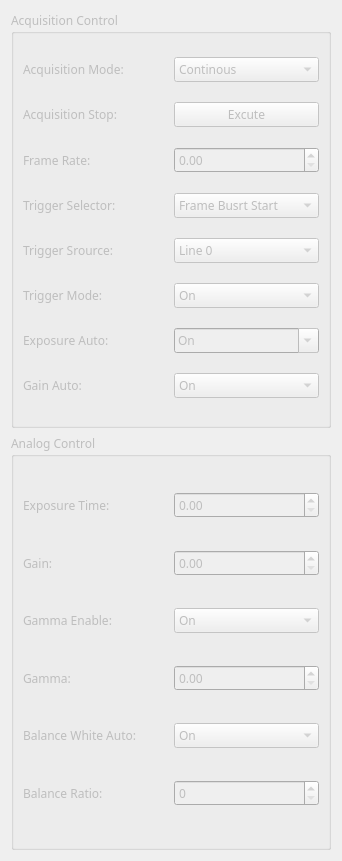
           <widget class="QWidget" name="scrollAreaWidgetContents_6">
            <property name="geometry">
             <rect>
              <x>0</x>
              <y>0</y>
              <width>342</width>
              <height>861</height>
             </rect>
            </property>
            <layout class="QVBoxLayout" name="verticalLayout_3">
             <item>
              <widget class="QGroupBox" name="groupBox_acquisition_control">
               <property name="enabled">
                <bool>false</bool>
               </property>
               <property name="minimumSize">
                <size>
                 <width>200</width>
                 <height>0</height>
                </size>
               </property>
               <property name="font">
                <font>
                 <family>Microsoft YaHei</family>
                 <pointsize>9</pointsize>
                </font>
               </property>
               <property name="title">
                <string>Acquisition Control</string>
               </property>
               <layout class="QGridLayout" name="gridLayout_10">
                <item row="2" column="0">
                 <widget class="QLabel" name="label_30">
                  <property name="font">
                   <font>
                    <family>Microsoft YaHei</family>
                    <pointsize>9</pointsize>
                   </font>
                  </property>
                  <property name="text">
                   <string>Frame Rate:</string>
                  </property>
                 </widget>
                </item>
                <item row="4" column="1">
                 <widget class="QComboBox" name="comboBox_11">
                  <property name="font">
                   <font>
                    <family>Microsoft YaHei</family>
                    <pointsize>9</pointsize>
                   </font>
                  </property>
                  <item>
                   <property name="text">
                    <string>Line 0</string>
                   </property>
                  </item>
                 </widget>
                </item>
                <item row="7" column="0">
                 <widget class="QLabel" name="label_35">
                  <property name="font">
                   <font>
                    <family>Microsoft YaHei</family>
                    <pointsize>9</pointsize>
                   </font>
                  </property>
                  <property name="text">
                   <string>Gain Auto:</string>
                  </property>
                 </widget>
                </item>
                <item row="0" column="0">
                 <widget class="QLabel" name="label_28">
                  <property name="font">
                   <font>
                    <family>Microsoft YaHei</family>
                    <pointsize>9</pointsize>
                   </font>
                  </property>
                  <property name="text">
                   <string>Acquisition Mode:</string>
                  </property>
                 </widget>
                </item>
                <item row="1" column="0">
                 <widget class="QLabel" name="label_29">
                  <property name="font">
                   <font>
                    <family>Microsoft YaHei</family>
                    <pointsize>9</pointsize>
                   </font>
                  </property>
                  <property name="text">
                   <string>Acquisition Stop:</string>
                  </property>
                 </widget>
                </item>
                <item row="4" column="0">
                 <widget class="QLabel" name="label_32">
                  <property name="font">
                   <font>
                    <family>Microsoft YaHei</family>
                    <pointsize>9</pointsize>
                   </font>
                  </property>
                  <property name="text">
                   <string>Trigger Srource:</string>
                  </property>
                 </widget>
                </item>
                <item row="6" column="1">
                 <widget class="QComboBox" name="comboBox_exposure_auto">
                  <property name="font">
                   <font>
                    <family>Microsoft YaHei</family>
                    <pointsize>9</pointsize>
                   </font>
                  </property>
                  <property name="editable">
                   <bool>true</bool>
                  </property>
                  <item>
                   <property name="text">
                    <string>On</string>
                   </property>
                  </item>
                  <item>
                   <property name="text">
                    <string>Off</string>
                   </property>
                  </item>
                 </widget>
                </item>
                <item row="3" column="0">
                 <widget class="QLabel" name="label_31">
                  <property name="font">
                   <font>
                    <family>Microsoft YaHei</family>
                    <pointsize>9</pointsize>
                   </font>
                  </property>
                  <property name="text">
                   <string>Trigger Selector:</string>
                  </property>
                 </widget>
                </item>
                <item row="3" column="1">
                 <widget class="QComboBox" name="comboBox_10">
                  <property name="font">
                   <font>
                    <family>Microsoft YaHei</family>
                    <pointsize>9</pointsize>
                   </font>
                  </property>
                  <item>
                   <property name="text">
                    <string>Frame Busrt Start</string>
                   </property>
                  </item>
                 </widget>
                </item>
                <item row="6" column="0">
                 <widget class="QLabel" name="label_34">
                  <property name="font">
                   <font>
                    <family>Microsoft YaHei</family>
                    <pointsize>9</pointsize>
                   </font>
                  </property>
                  <property name="text">
                   <string>Exposure Auto:</string>
                  </property>
                 </widget>
                </item>
                <item row="7" column="1">
                 <widget class="QComboBox" name="comboBox_gain_auto">
                  <property name="font">
                   <font>
                    <family>Microsoft YaHei</family>
                    <pointsize>9</pointsize>
                   </font>
                  </property>
                  <item>
                   <property name="text">
                    <string>On</string>
                   </property>
                  </item>
                  <item>
                   <property name="text">
                    <string>Off</string>
                   </property>
                  </item>
                 </widget>
                </item>
                <item row="0" column="1">
                 <widget class="QComboBox" name="comboBox_9">
                  <property name="font">
                   <font>
                    <family>Microsoft YaHei</family>
                    <pointsize>9</pointsize>
                   </font>
                  </property>
                  <item>
                   <property name="text">
                    <string>Continous</string>
                   </property>
                  </item>
                  <item>
                   <property name="text">
                    <string>SingleFramer</string>
                   </property>
                  </item>
                 </widget>
                </item>
                <item row="5" column="0">
                 <widget class="QLabel" name="label_33">
                  <property name="font">
                   <font>
                    <family>Microsoft YaHei</family>
                    <pointsize>9</pointsize>
                   </font>
                  </property>
                  <property name="text">
                   <string>Trigger Mode:</string>
                  </property>
                 </widget>
                </item>
                <item row="1" column="1">
                 <widget class="QPushButton" name="pushButton_12">
                  <property name="font">
                   <font>
                    <family>Microsoft YaHei</family>
                    <pointsize>9</pointsize>
                   </font>
                  </property>
                  <property name="text">
                   <string>Excute</string>
                  </property>
                 </widget>
                </item>
                <item row="5" column="1">
                 <widget class="QComboBox" name="comboBox_12">
                  <property name="font">
                   <font>
                    <family>Microsoft YaHei</family>
                    <pointsize>9</pointsize>
                   </font>
                  </property>
                  <item>
                   <property name="text">
                    <string>On</string>
                   </property>
                  </item>
                  <item>
                   <property name="text">
                    <string>Off</string>
                   </property>
                  </item>
                 </widget>
                </item>
                <item row="2" column="1">
                 <widget class="QDoubleSpinBox" name="doubleSpinBox_FrameRate">
                  <property name="font">
                   <font>
                    <family>Microsoft YaHei</family>
                    <pointsize>9</pointsize>
                   </font>
                  </property>
                  <property name="maximum">
                   <double>1000000.000000000000000</double>
                  </property>
                 </widget>
                </item>
               </layout>
              </widget>
             </item>
             <item>
              <widget class="QGroupBox" name="groupBox_analog_control">
               <property name="enabled">
                <bool>false</bool>
               </property>
               <property name="minimumSize">
                <size>
                 <width>200</width>
                 <height>0</height>
                </size>
               </property>
               <property name="font">
                <font>
                 <family>Microsoft YaHei</family>
                 <pointsize>9</pointsize>
                </font>
               </property>
               <property name="title">
                <string>Analog Control</string>
               </property>
               <layout class="QGridLayout" name="gridLayout_11">
                <item row="0" column="0">
                 <widget class="QLabel" name="label_36">
                  <property name="font">
                   <font>
                    <family>Microsoft YaHei</family>
                    <pointsize>9</pointsize>
                   </font>
                  </property>
                  <property name="text">
                   <string>Exposure Time:</string>
                  </property>
                 </widget>
                </item>
                <item row="1" column="0">
                 <widget class="QLabel" name="label_37">
                  <property name="font">
                   <font>
                    <family>Microsoft YaHei</family>
                    <pointsize>9</pointsize>
                   </font>
                  </property>
                  <property name="text">
                   <string>Gain:</string>
                  </property>
                 </widget>
                </item>
                <item row="2" column="0">
                 <widget class="QLabel" name="label_43">
                  <property name="text">
                   <string>Gamma Enable:</string>
                  </property>
                 </widget>
                </item>
                <item row="2" column="1">
                 <widget class="QComboBox" name="comboBox_16">
                  <item>
                   <property name="text">
                    <string>On</string>
                   </property>
                  </item>
                  <item>
                   <property name="text">
                    <string>Off</string>
                   </property>
                  </item>
                 </widget>
                </item>
                <item row="3" column="0">
                 <widget class="QLabel" name="label_38">
                  <property name="font">
                   <font>
                    <family>Microsoft YaHei</family>
                    <pointsize>9</pointsize>
                   </font>
                  </property>
                  <property name="text">
                   <string>Gamma:</string>
                  </property>
                 </widget>
                </item>
                <item row="4" column="0">
                 <widget class="QLabel" name="label_42">
                  <property name="text">
                   <string>Balance White Auto:</string>
                  </property>
                 </widget>
                </item>
                <item row="4" column="1">
                 <widget class="QComboBox" name="comboBox_15">
                  <item>
                   <property name="text">
                    <string>On</string>
                   </property>
                  </item>
                  <item>
                   <property name="text">
                    <string>Off</string>
                   </property>
                  </item>
                 </widget>
                </item>
                <item row="5" column="0">
                 <widget class="QLabel" name="label_39">
                  <property name="font">
                   <font>
                    <family>Microsoft YaHei</family>
                    <pointsize>9</pointsize>
                   </font>
                  </property>
                  <property name="text">
                   <string>Balance Ratio:</string>
                  </property>
                 </widget>
                </item>
                <item row="0" column="1">
                 <widget class="QDoubleSpinBox" name="doubleSpinBox_Exposure_Time">
                  <property name="maximum">
                   <double>1000000.000000000000000</double>
                  </property>
                 </widget>
                </item>
                <item row="1" column="1">
                 <widget class="QDoubleSpinBox" name="doubleSpinBox_Gain">
                  <property name="maximum">
                   <double>1000000.000000000000000</double>
                  </property>
                 </widget>
                </item>
                <item row="3" column="1">
                 <widget class="QDoubleSpinBox" name="doubleSpinBox_Gamma">
                  <property name="font">
                   <font>
                    <family>Microsoft YaHei</family>
                    <pointsize>9</pointsize>
                   </font>
                  </property>
                  <property name="maximum">
                   <double>1000000.000000000000000</double>
                  </property>
                 </widget>
                </item>
                <item row="5" column="1">
                 <widget class="QSpinBox" name="spinBox_balance_ratio">
                  <property name="font">
                   <font>
                    <family>Microsoft YaHei</family>
                    <pointsize>9</pointsize>
                   </font>
                  </property>
                  <property name="maximum">
                   <number>10000</number>
                  </property>
                 </widget>
                </item>
               </layout>
              </widget>
             </item>
            </layout>
           </widget>
